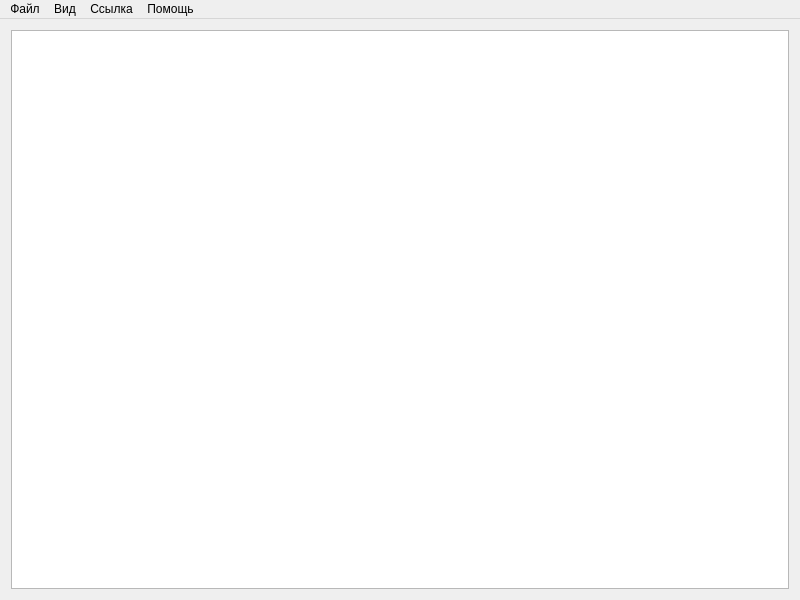
<?xml version="1.0" encoding="UTF-8"?>
<ui version="4.0">
 <class>MainWindow</class>
 <widget class="QMainWindow" name="MainWindow">
  <property name="geometry">
   <rect>
    <x>0</x>
    <y>0</y>
    <width>800</width>
    <height>600</height>
   </rect>
  </property>
  <property name="minimumSize">
   <size>
    <width>800</width>
    <height>600</height>
   </size>
  </property>
  <property name="windowTitle">
   <string>MainWindow</string>
  </property>
  <property name="windowIcon">
   <iconset resource="biblref.qrc">
    <normaloff>:/icons/icons/biblref.png</normaloff>:/icons/icons/biblref.png</iconset>
  </property>
  <widget class="QWidget" name="centralWidget">
   <layout class="QVBoxLayout" name="verticalLayout">
    <item>
     <widget class="QPlainTextEdit" name="plainTextEdit_references">
      <property name="font">
       <font>
        <family>Monospace</family>
        <pointsize>12</pointsize>
       </font>
      </property>
     </widget>
    </item>
   </layout>
  </widget>
  <widget class="QMenuBar" name="menuBar">
   <property name="geometry">
    <rect>
     <x>0</x>
     <y>0</y>
     <width>800</width>
     <height>26</height>
    </rect>
   </property>
   <widget class="QMenu" name="menu">
    <property name="title">
     <string>Файл</string>
    </property>
    <addaction name="action_file_open"/>
    <addaction name="action_file_save"/>
    <addaction name="separator"/>
    <addaction name="action_file_print"/>
    <addaction name="separator"/>
    <addaction name="action_file_quit"/>
   </widget>
   <widget class="QMenu" name="menu_2">
    <property name="title">
     <string>Ссылка</string>
    </property>
    <addaction name="action_ref_book"/>
    <addaction name="action_ref_article"/>
    <addaction name="action_ref_site"/>
    <addaction name="action_ref_dissertation"/>
    <addaction name="action_ref_deposmanuscript"/>
    <addaction name="action_ref_thesis"/>
    <addaction name="action_ref_patent"/>
    <addaction name="action_ref_inventsertificate"/>
   </widget>
   <widget class="QMenu" name="menu_3">
    <property name="title">
     <string>Помощь</string>
    </property>
    <addaction name="action_help_about"/>
   </widget>
   <widget class="QMenu" name="menu_4">
    <property name="title">
     <string>Вид</string>
    </property>
    <addaction name="action_view_folding"/>
   </widget>
   <addaction name="menu"/>
   <addaction name="menu_4"/>
   <addaction name="menu_2"/>
   <addaction name="menu_3"/>
  </widget>
  <action name="action_file_open">
   <property name="text">
    <string>Открыть...</string>
   </property>
   <property name="shortcut">
    <string>Ctrl+O</string>
   </property>
  </action>
  <action name="action_file_save">
   <property name="text">
    <string>Сохранить...</string>
   </property>
   <property name="shortcut">
    <string>Ctrl+S</string>
   </property>
  </action>
  <action name="action_file_print">
   <property name="text">
    <string>Печать...</string>
   </property>
   <property name="shortcut">
    <string>Ctrl+P</string>
   </property>
  </action>
  <action name="action_file_quit">
   <property name="text">
    <string>Выход</string>
   </property>
   <property name="shortcut">
    <string>Ctrl+Q</string>
   </property>
  </action>
  <action name="action_ref_book">
   <property name="text">
    <string>Книга...</string>
   </property>
  </action>
  <action name="action_ref_article">
   <property name="text">
    <string>Статья...</string>
   </property>
  </action>
  <action name="action_ref_thesis">
   <property name="text">
    <string>Тезис доклада...</string>
   </property>
  </action>
  <action name="action_ref_dissertation">
   <property name="text">
    <string>Диссертация/Автореферат...</string>
   </property>
  </action>
  <action name="action_ref_authabstract">
   <property name="text">
    <string>Автореферат...</string>
   </property>
  </action>
  <action name="action_ref_deposmanuscript">
   <property name="text">
    <string>Депонированная рукопись...</string>
   </property>
  </action>
  <action name="action_ref_patent">
   <property name="text">
    <string>Патент / Полезная модель...</string>
   </property>
  </action>
  <action name="action_ref_inventsertificate">
   <property name="text">
    <string>Авторское свидетельство...</string>
   </property>
  </action>
  <action name="action_help_about">
   <property name="text">
    <string>О программе...</string>
   </property>
  </action>
  <action name="action_view_folding">
   <property name="checkable">
    <bool>true</bool>
   </property>
   <property name="checked">
    <bool>true</bool>
   </property>
   <property name="text">
    <string>Перенос строк</string>
   </property>
  </action>
  <action name="action_ref_site">
   <property name="text">
    <string>Сайт...</string>
   </property>
  </action>
 </widget>
 <layoutdefault spacing="6" margin="11"/>
 <resources>
  <include location="biblref.qrc"/>
 </resources>
 <connections/>
</ui>
